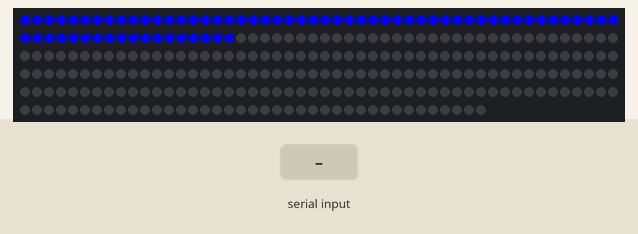
This sketch was run on a simulated Arduino Uno, built with avr-gcc and run on an emulated ATmega328P. On the bench: 289 RGB LEDs in strip order, left to right, continuing on the next row. Inputs (shaded band) come from the test bench. Random numbers use the default seed unless the sketch sets one.

Above: at 1.2 s.
1.3 s: "g" received over Serial
Timing chart, 0 to 4.3 s (numbered marks = the images above; inputs shaded):
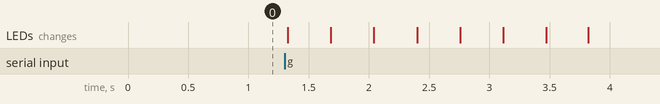

The sketch:

SnakeMatrix.ino
```cpp
#include <Adafruit_NeoPixel.h>

#define PIN 6
#define num_leds 289

// Set the first variable to the NUMBER of pixels. 25 = 25 pixels in a row
Adafruit_NeoPixel strip = Adafruit_NeoPixel(num_leds, PIN, NEO_GRB + NEO_KHZ800);

int SnakeSpeed = 340;
byte oldSnakeItems = 0;
byte oldSnakeItemPosX[70];
byte oldSnakeItemPosY[70];
byte SnakeItems = 0;
byte SnakeItemPosX[70];
byte SnakeItemPosY[70];
byte ApplePosX;
byte ApplePosY;
byte AppleMoveCountDown;
#define APPLE_COUNTDOWN_STEPS_MIN 17
#define APPLE_COUNTDOWN_STEPS_MAX 17*2

#define BaneGridXmax 17 // Bredden på banen
#define BaneGridYmax 17 // Højden på banen
#define BLANK 0
#define SNAKE 1
#define APPLE 2
byte Playfield[BaneGridXmax+1][BaneGridYmax+1];


byte SnakeHeadID = 0; // Array ID på forreste Snake item (Hoved)
byte SnakeBackID = 0; // Array ID på bagerste Snake item

byte AppleCount = 0;

#define SNAKE_RIGHT 0
#define SNAKE_LEFT 1
#define SNAKE_DOWN 2
#define SNAKE_UP 3
byte movingDirection = SNAKE_RIGHT; // Vores nuværende retning
byte snakeDirection = SNAKE_RIGHT; // Piletasternes/vores næste retning

byte AddSnakeItem = 0; // Tilføj et snake item næste gang vi flytter os

byte Score = 0;
boolean GameRunning = false;

char incomingByte = 0;   // for incoming serial data
String str = "";
byte p = 6;

byte serial = 2;

String aixs_v_str = "";
String aixs_h_str = "";

float right;
float left;
float up;
float down;

void setup()
{
  Serial.begin(9600);

  strip.begin();
  strip.show(); // Initialize all pixels to 'off'
}

long timeBefore = millis();
void loop(){
  if(serial == 1){
    if ((millis() >= (timeBefore+SnakeSpeed)) && (GameRunning == true)) {
      moveSnake();
      timeBefore = millis();
    }

    if(Serial.available() >= 1){
      str = "";
      for(int i = 0; i < 1; i++){
        incomingByte = (char)Serial.read();
        str += incomingByte;
      }
      if (str == "g"){//Start
        serial = 2;
      }else if( str == "d"){
        if (snakeDirection != SNAKE_RIGHT){
          snakeDirection = SNAKE_LEFT;
        }
      }else if( str == "a"){
        if (snakeDirection != SNAKE_LEFT){
          snakeDirection = SNAKE_RIGHT;
        }
      }else if( str == "s"){
        if (snakeDirection != SNAKE_DOWN){
          snakeDirection = SNAKE_UP;
        }
      }else if( str == "w"){
        if (snakeDirection != SNAKE_UP){
          snakeDirection = SNAKE_DOWN;
        }
      }else if( str == "v"){
        delay(8);
        if(Serial.available() >= 6){
          aixs_v_str  = "";
          for(int i = 0; i < p; i++){
            incomingByte = (char)Serial.read();
            aixs_v_str += incomingByte;
            if (i == 0 && aixs_v_str == "-"){p = 7;}
          }
          p = 6;
        }
        if(aixs_v_str.startsWith("-")){
          aixs_v_str = aixs_v_str.substring(1);
          up = aixs_v_str.toFloat();
        }else{
          down = aixs_v_str.toFloat();
        }
        if(down > 0){
          if (snakeDirection != SNAKE_DOWN){
            snakeDirection = SNAKE_UP;
          }
          down = 0;
        }else if(up > 0){
          if (snakeDirection != SNAKE_UP){
            snakeDirection = SNAKE_DOWN;
          }
          up = 0;
        }
      }else if( str == "h"){
        delay(8);
        if(Serial.available() >= 6){
          aixs_h_str  = "";
          for(int i = 0; i < p; i++){
            incomingByte = (char)Serial.read();
            aixs_h_str += incomingByte;
            if (i == 0 && aixs_h_str == "-"){p = 7;}
          }
          p = 6;
        }
        if(aixs_h_str.startsWith("-")){
          aixs_h_str = aixs_h_str.substring(1);
          left = aixs_h_str.toFloat();
        }else{
          right = aixs_h_str.toFloat();
        }
        if(right > 0){
          if (snakeDirection != SNAKE_RIGHT){
            snakeDirection = SNAKE_LEFT;
          }
          right = 0;
        }else if(left > 0){
          if (snakeDirection != SNAKE_LEFT){
            snakeDirection = SNAKE_RIGHT;
          }
          left = 0;
        }
      }
    }
  }else if(serial == 2){

    clearLEDs();
    for(int i = 0; i < SnakeSpeed/5 ; i++){
      strip.setPixelColor(i, strip.Color(0,0,255));
    }
    strip.show();

    if(Serial.available() >= 1){
      str = "";
      for(int i = 0; i < 1; i++){
        incomingByte = (char)Serial.read();
        str += incomingByte;
      }
      if( str == "s"){
        SnakeSpeed -= 5;
      }else if( str == "w"){
        SnakeSpeed += 5;
      }else if( str == "g"){
        serial = 1;
        NewGame();
      }else if( str == "a"){
        serial = 1;
      }
    }
  }
}

void clearLEDs(){for (int i=0; i<num_leds; i++){strip.setPixelColor(i, 0);}}

void NewGame(void){
  byte x, y;

  clearLEDs();

  SnakeItems = 2;
  SnakeHeadID = 1;
  SnakeItemPosX[1] = random(17);
  SnakeItemPosY[1] = random(17);
  movingDirection = SNAKE_RIGHT;
  snakeDirection = SNAKE_RIGHT;

  for (y = 1; y <= BaneGridYmax; y++)
  {
    for (x = 1; x <= BaneGridXmax; x++)
    {
      Playfield[x][y] = BLANK;
    }
  }

  AddSnakeItem = 0;
  AppleCount = 0;
  placeRandomApple();

  GameRunning = true;
  render();
  timeBefore = millis();
}


void placeApple(byte x, byte y){
  if (x > 0 && y > 0 && x <= BaneGridXmax && y <= BaneGridYmax) {
    Playfield[x][y] = APPLE;
    ApplePosX = x;
    ApplePosY = y;
    AppleMoveCountDown = random(APPLE_COUNTDOWN_STEPS_MIN, APPLE_COUNTDOWN_STEPS_MAX);

    AppleCount++;
  }
}

void removeApple(void) {
  Playfield[ApplePosX][ApplePosY] = BLANK;
  AppleCount = 0;
}

void render(void) { // Render de forskellige snake Items
  byte i, x, y;

  for (i=1; i <= oldSnakeItems; i++) {
    if (oldSnakeItemPosX[i] > 0 && oldSnakeItemPosY[i] > 0 && oldSnakeItemPosX[i] <= BaneGridXmax && oldSnakeItemPosY[i] <= BaneGridYmax) {
      Playfield[oldSnakeItemPosX[i]][oldSnakeItemPosY[i]] = BLANK;
    }
  }

  for (i=1; i <= SnakeItems; i++) {
    if (SnakeItemPosX[i] > 0 && SnakeItemPosY[i] > 0 && SnakeItemPosX[i] <= BaneGridXmax && SnakeItemPosY[i] <= BaneGridYmax) {
      Playfield[SnakeItemPosX[i]][SnakeItemPosY[i]] = SNAKE;
      oldSnakeItemPosX[i] = SnakeItemPosX[i];
      oldSnakeItemPosY[i] = SnakeItemPosY[i];
    }
  }
  oldSnakeItems = SnakeItems;

  if (AppleCount > 0 && AppleMoveCountDown == 0) {
    removeApple();
    placeRandomApple();
  } else if (AppleCount > 0) {
    AppleMoveCountDown--;
  }

  for (y = 1; y <= BaneGridYmax; y++)
  {
    for (x = 1; x <= BaneGridXmax; x++)
    {
      switch (Playfield[x][y]) {
        case BLANK:
          setXYpixel((x-1), (y-1), 0, 0, 0);
          break;
        case SNAKE:
          if (SnakeItemPosX[SnakeHeadID] == x && SnakeItemPosY[SnakeHeadID] == y)
            setXYpixel((x-1), (y-1), 0, 255, 0); // Yellow snake head
          else
            setXYpixel((x-1), (y-1), 0, 255, 0); // Green snake body
          break;
        case APPLE:
          setXYpixel((x-1), (y-1), 255, 0, 0);
          break;
      }
    }
  }
  strip.show();
}

void moveSnake(void) {
  byte i;
  movingDirection = snakeDirection; // Sæt movingDirection til den retning vi har valgt med piletasterne

  if (AddSnakeItem == 0) { // Flyt det bagerste Snake Objekt til fronten, og sæt SnakeHeadID til dette objekts ID
    SnakeBackID = SnakeHeadID - 1;
    if (SnakeBackID == 0) SnakeBackID = SnakeItems;
    SnakeItemPosX[SnakeBackID] = SnakeItemPosX[SnakeHeadID];
    SnakeItemPosY[SnakeBackID] = SnakeItemPosY[SnakeHeadID];
    switch (movingDirection) {
      case SNAKE_RIGHT:
  SnakeItemPosX[SnakeBackID] += 1;
	break;
      case SNAKE_LEFT:
	SnakeItemPosX[SnakeBackID] -= 1;
	break;
      case SNAKE_DOWN:
	SnakeItemPosY[SnakeBackID] += 1;
	break;
      case SNAKE_UP:
	SnakeItemPosY[SnakeBackID] -= 1;
	break;
    }
    SnakeHeadID = SnakeBackID;
  } else { // Skal vi tilføje et Snake objekt (AddSnakeItem > 0), da skal vi tilføje én foran, UDEN at fjerne den bagved
    for (i = SnakeItems; i >= SnakeHeadID; i--) {
      SnakeItemPosX[i+1] = SnakeItemPosX[i];
      SnakeItemPosY[i+1] = SnakeItemPosY[i];
    }
    SnakeItemPosX[SnakeHeadID] = SnakeItemPosX[SnakeHeadID+1];
    SnakeItemPosY[SnakeHeadID] = SnakeItemPosY[SnakeHeadID+1];
    switch (movingDirection) {
      case SNAKE_RIGHT:
  SnakeItemPosX[SnakeHeadID] += 1;
  break;
      case SNAKE_LEFT:
	SnakeItemPosX[SnakeHeadID] -= 1;
	break;
      case SNAKE_DOWN:
	SnakeItemPosY[SnakeHeadID] += 1;
	break;
      case SNAKE_UP:
	SnakeItemPosY[SnakeHeadID] -= 1;
	break;
    }

    SnakeItems++;
    AddSnakeItem--;
  }

    // Befinder vi os inden for banen?
    if (SnakeItemPosX[SnakeHeadID] > 0 && SnakeItemPosX[SnakeHeadID] <= BaneGridXmax && SnakeItemPosY[SnakeHeadID] > 0 && SnakeItemPosY[SnakeHeadID] <= BaneGridYmax) {
      if (Playfield[SnakeItemPosX[SnakeHeadID]][SnakeItemPosY[SnakeHeadID]] != SNAKE) { // Er hovedets position på et blankt eller æble felt?
	if (Playfield[SnakeItemPosX[SnakeHeadID]][SnakeItemPosY[SnakeHeadID]] == APPLE) { // Er hovedets position på et æble felt
	  Score++;
	  AddSnakeItem += random(3); // Tilføj x-antal snake items (bliver tilføjet til fronten af snake løbende)
	  AppleCount--; // Fjern et æble fra RAM'en
	}
	if (AppleCount == 0) { // Hvis der ikke er flere æbler på banen
	  placeRandomApple(); // placer da et æble et tilfældigt sted
	}
	render(); // Render Snake objekterne i de rigtige felter
      } else { // Game over da vi ramte ind i os selv (snake felt)
	GameOver();
      }
    } else { // Game over da vi ramte ind i kanten
      GameOver();
    }
  }


void placeRandomApple(void) {
  byte x, y;
  x = random(1, BaneGridXmax);
  y = random(1, BaneGridYmax);
  while (Playfield[x][y] != BLANK) {
    x = random(1, BaneGridXmax);
    y = random(1, BaneGridYmax);
  }
  placeApple(x, y);
}

void setXYpixel(char x, char y, unsigned char R, unsigned char G, unsigned char B){
  if ((y % 2) > 0)
    strip.setPixelColor((((16-y+1) * 17) - (16-x+1)),strip.Color( R, G, B));
  else
    strip.setPixelColor((((16-y) * 17) + (16-x)),strip.Color( R, G, B));
}

void GameOver(void) {
  if (SnakeItemPosX[SnakeHeadID] == 0) SnakeItemPosX[SnakeHeadID]++;
  else if (SnakeItemPosX[SnakeHeadID] > BaneGridXmax) SnakeItemPosX[SnakeHeadID]--;
  if (SnakeItemPosY[SnakeHeadID] == 0) SnakeItemPosY[SnakeHeadID]++;
  else if (SnakeItemPosY[SnakeHeadID] > BaneGridYmax) SnakeItemPosY[SnakeHeadID]--;

  if (SnakeHeadID < SnakeItems)
    setXYpixel(SnakeItemPosX[SnakeHeadID+1]-1, SnakeItemPosY[SnakeHeadID+1]-1, 0, 255, 0); // Set second snake object to green (from yellow head color)
  else
    setXYpixel(SnakeItemPosX[1]-1, SnakeItemPosY[1]-1, 0, 255, 0); // Set second snake object to green (from yellow head color)

  setXYpixel(SnakeItemPosX[SnakeHeadID]-1, SnakeItemPosY[SnakeHeadID]-1, 255, 0, 0); // Dark orange if dead snake head
  strip.show();

  GameRunning = false;
}
```
